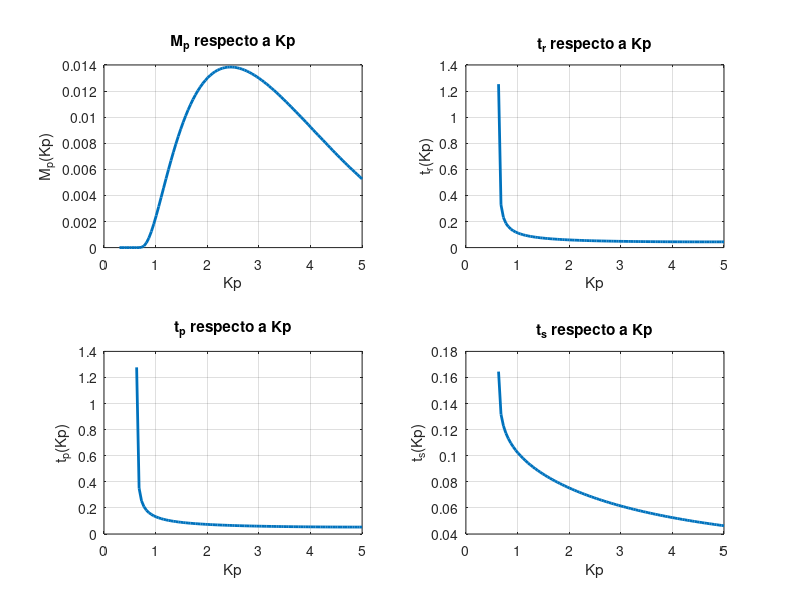
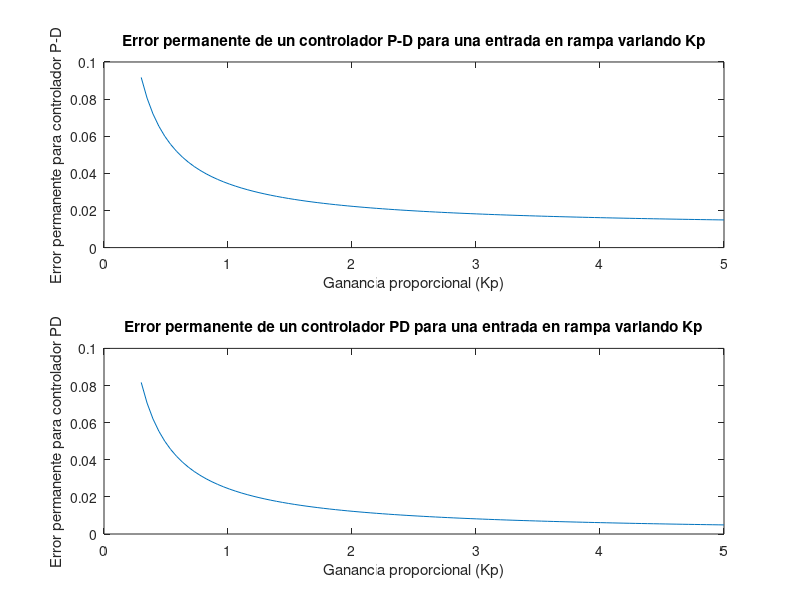
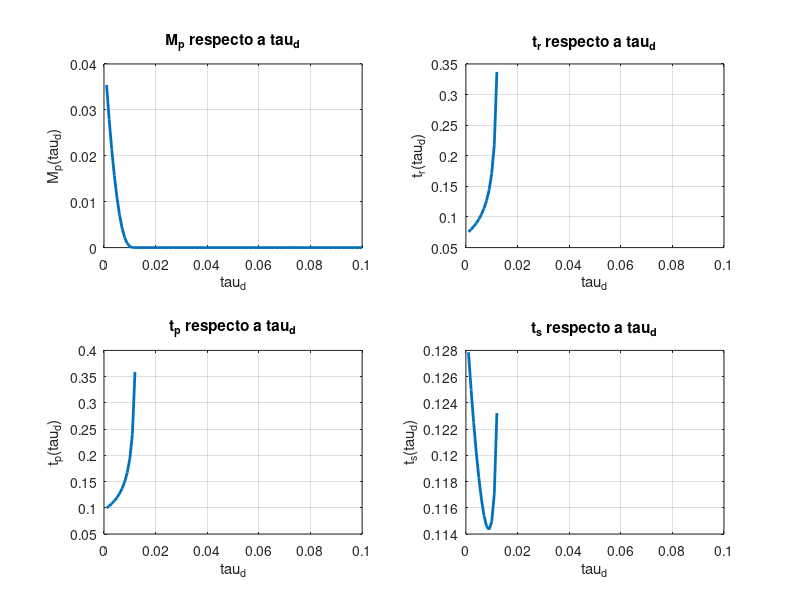
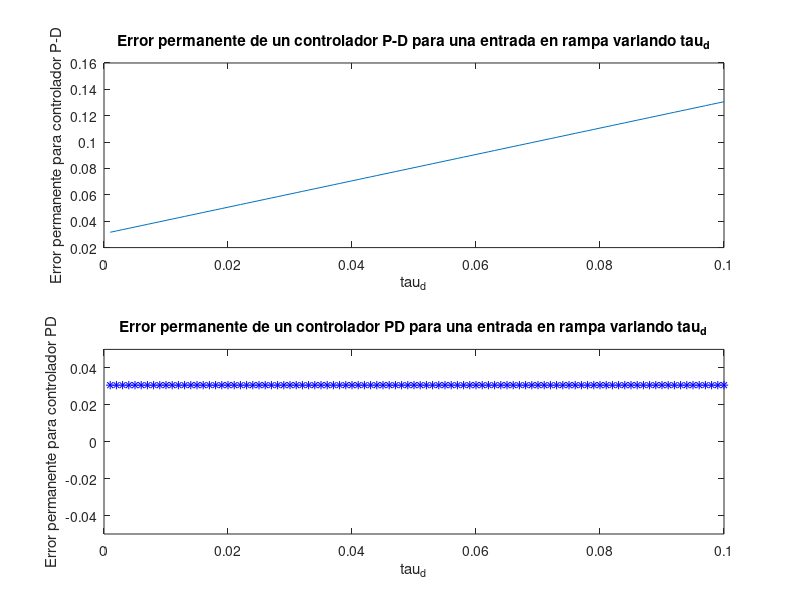

Source code (MATLAB) for these figures, in order:

%% Definición de planta
% Definir los parámetros y el rango de x
K = 2652.28;
p = 64.986;
Kp = linspace(0.3, 5, 100); % Rango de x y número de puntos
tau_d = 0.01;

%% Reg. trans variando Kp
% amort, wn
wn = sqrt(Kp*K);
amort = (p+wn.^2*tau_d)./(2*wn);

% Auxiliares
wd = wn.*real(sqrt(1-amort.^2));
phi0 = real(acos(amort));
v = 0.02;

% Calcular M(x) para cada valor de x usando operaciones vectorizadas
Mp = (exp(-(amort ./ real(sqrt(1 - amort.^2))) * pi));
tr = (pi-phi0)./wd;
tp = pi./wd;
ts = log(1./(v*real(sqrt(1-amort.^2))))./(amort.*wn);

%% Plots
figure(1)

% Subplot 1: Mp vs Kp
subplot(2, 2, 1);
plot(Kp, Mp, 'LineWidth', 2);
xlabel('Kp');
ylabel('M_p(Kp)');
title('M_p respecto a Kp');
grid on;

% Subplot 2: tr vs Kp
subplot(2, 2, 2);
plot(Kp, tr, 'LineWidth', 2);
xlabel('Kp');
ylabel('t_r(Kp)');
title('t_r respecto a Kp');
grid on;

% Subplot 3: tp vs Kp
subplot(2, 2, 3);
plot(Kp, tp, 'LineWidth', 2);
xlabel('Kp');
ylabel('t_p(Kp)');
title('t_p respecto a Kp');
grid on;

% Subplot 4: ts vs Kp
subplot(2, 2, 4);
plot(Kp, ts, 'LineWidth', 2);
xlabel('Kp');
ylabel('t_s(Kp)');
title('t_s respecto a Kp');
grid on;

%% Reg. permanente varianso Kp
errPermRampaPparD = (p+Kp*K*tau_d)./(Kp*K);
errPermRampaPD = p./(Kp*K);

figure(2)
% Error con Kp P-D
subplot(2,1,1)
plot(Kp, errPermRampaPparD);
title('Error permanente de un controlador P-D para una entrada en rampa variando Kp');
xlabel('Ganancia proporcional (Kp)');
ylabel('Error permanente para controlador P-D');

% Error con Kp PD
subplot(2,1,2)
plot(Kp, errPermRampaPD);
title('Error permanente de un controlador PD para una entrada en rampa variando Kp');
xlabel('Ganancia proporcional (Kp)');
ylabel('Error permanente para controlador PD');

%% Reg. trans variando tau_d
% Definiciones
tau_d = linspace(0.001, 0.1, 100); % Rango de x y número de puntos
Kp = 0.8;

% amort, wn
wn = sqrt(Kp*K);
amort = (p+wn.^2.*tau_d)./(2*wn);

% Auxiliares
wd = wn.*real(sqrt(1-amort.^2));
phi0 = real(acos(amort));
v = 0.02;

% Calcular M(x) para cada valor de x usando operaciones vectorizadas
Mp = (exp(-(amort ./ real(sqrt(1 - amort.^2))) * pi));
tr = (pi-phi0)./wd;
tp = pi./wd;
ts = log(1./(v*real(sqrt(1-amort.^2))))./(amort.*wn);

%% Plots
figure(3)

% Subplot 1: Mp vs Kp
subplot(2, 2, 1);
plot(tau_d, Mp, 'LineWidth', 2);
xlabel('tau_d');
ylabel('M_p(tau_d)');
title('M_p respecto a tau_d');
grid on;

% Subplot 2: tr vs Kp
subplot(2, 2, 2);
plot(tau_d, tr, 'LineWidth', 2);
xlabel('tau_d');
ylabel('t_r(tau_d)');
title('t_r respecto a tau_d');
grid on;

% Subplot 3: tp vs Kp
subplot(2, 2, 3);
plot(tau_d, tp, 'LineWidth', 2);
xlabel('tau_d');
ylabel('t_p(tau_d)');
title('t_p respecto a tau_d');
grid on;

% Subplot 4: ts vs Kp
subplot(2, 2, 4);
plot(tau_d, ts, 'LineWidth', 2);
xlabel('tau_d');
ylabel('t_s(tau_d)');
title('t_s respecto a tau_d');
grid on;


%% Reg. permanente variando tau_d
errPermRampaPparD = (p+Kp*K*tau_d)./(Kp*K);
errPermRampaPD = p./(Kp*K);

figure(4)
% Error con Kp P-D
subplot(2,1,1)
plot(tau_d, errPermRampaPparD);
title('Error permanente de un controlador P-D para una entrada en rampa variando tau_d');
xlabel('tau_d');
ylabel('Error permanente para controlador P-D');

% Error con Kp PD
subplot(2,1,2)
plot(tau_d, errPermRampaPD, "b*");
title('Error permanente de un controlador PD para una entrada en rampa variando tau_d');
xlabel('tau_d');
ylabel('Error permanente para controlador PD');
ylim([-0.05 0.05])
 
